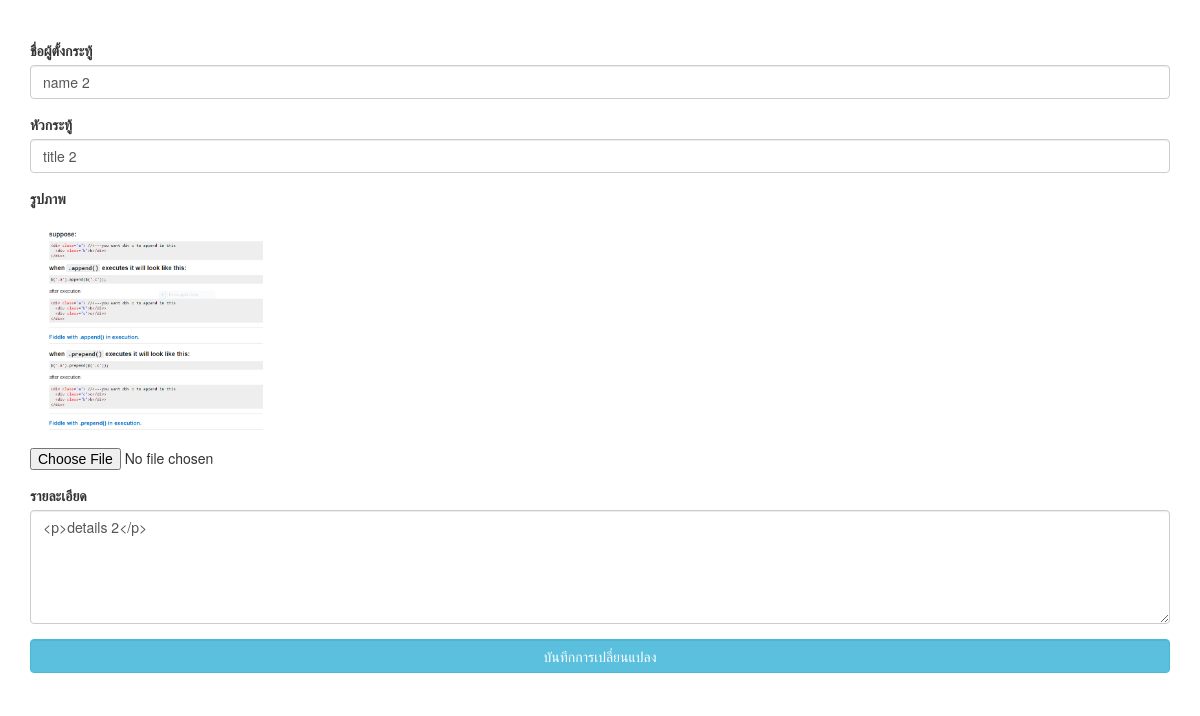
Page /edit.php?id=2 on the committed database.
### tables this page shows
CREATE TABLE `posts` (
  `id` int(5) UNSIGNED NOT NULL,
  `name` varchar(100) NOT NULL,
  `title` varchar(255) NOT NULL,
  `details` text NOT NULL,
  `picture` varchar(255) NOT NULL,
  `datetime` datetime NOT NULL,
  `num_comment` int(3) NOT NULL DEFAULT '0'
);

### edit.php (the view, shortened to what this page needs)
<?php require_once (__DIR__. '/common/connect.php'); ?>
<!doctype html>
<html lang="en">
<head>
    <link rel="stylesheet" href="asset/css/bootstrap.css">
</head>
<body>
<?php
    if(isset($_GET['id'])){
        $id = $_GET['id'];
        $sql = 'SELECT * FROM posts WHERE id=:id';
        $stmt = $handle->prepare($sql);
        $stmt->bindValue(':id', $id, PDO::PARAM_INT);
        $stmt->execute();
        $post = $stmt->fetch(PDO::FETCH_ASSOC);
?>
<br><br>
<div class="container">
    <form action="common/update_posts.php" enctype="multipart/form-data" method="post">
        <div class="form-group">
            <label for="name">ชื่อผู้ตั้งกระทู้</label>
            <input type="text" name="name" id="name" class="form-control" value="<?=$post['name'] ?>">
        </div>
        <div class="form-group">
            <label for="title">หัวกระทู้</label>
            <input type="text" name="title" id="title" class="form-control" value="<?=$post['title'] ?>">
        </div>
        <div class="form-group">
            <label for="picture">รูปภาพ</label> <br>
            <img src="images/<?=$post['picture'] ?>" alt="<?=$post['picture'] ?>">
            <input type="file" name="picture" id="picture">
        </div>
        <div class="form-group">
            <label for="details">รายละเอียด</label>
            <textarea name="details" id="details" rows="5" class="form-control"><?=$post['details'] ?></textarea>
        </div>
        <div class="form-group">
            <button type="submit" class="form-control btn btn-info">บันทึกการเปลี่ยนแปลง</button>
        </div>
    </form>
</div>
<?php } ?>
</body>
</html>

### edit.php (style rules this page uses)
img { margin: 15px; width: 220px; }

### rows in the picture
posts: name "name 2", title "title 2", picture (picture), details "<p>details 2</p>"
